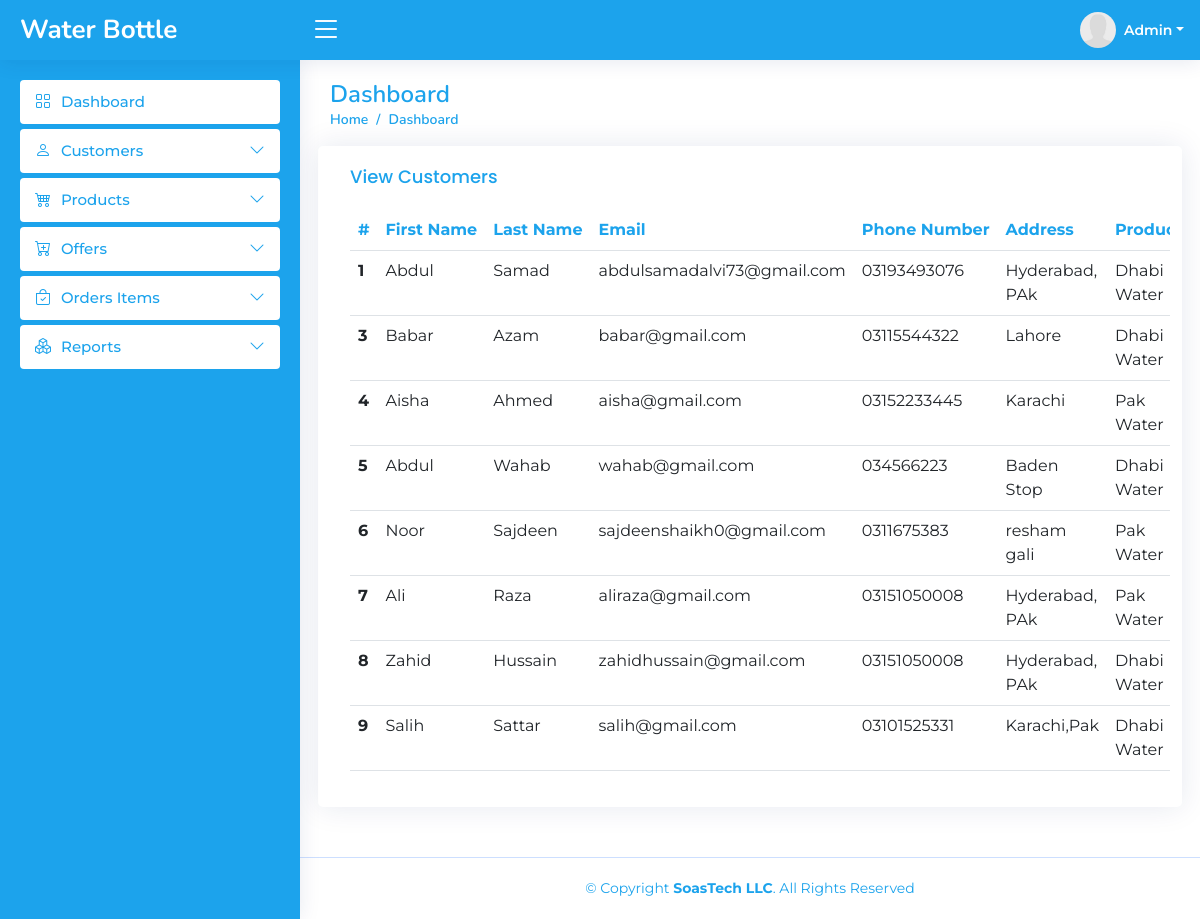
Page /Dashboard/viewuser.php (signed in) on the committed database.
### tables this page shows
CREATE TABLE `customers` (
  `customer_id` int(11) NOT NULL,
  `firstname` varchar(50) NOT NULL,
  `lastname` varchar(50) NOT NULL,
  `email` varchar(50) NOT NULL,
  `phone_number` text NOT NULL,
  `address` varchar(50) NOT NULL,
  `product_id` int(11) DEFAULT NULL
);

CREATE TABLE `products` (
  `id` int(11) NOT NULL,
  `product_name` varchar(50) NOT NULL,
  `description` varchar(100) NOT NULL,
  `price` int(11) NOT NULL,
  `stock_quantity` int(11) NOT NULL
);

### Dashboard/viewuser.php (the view, shortened to what this page needs)
<?php
include("../conn.php");
if(isset($_SESSION['admin']))
{
?>
<!DOCTYPE html>
<html lang="en">
<head>
  <link href="assets/vendor/bootstrap/css/bootstrap.min.css" rel="stylesheet">
  <link href="assets/vendor/bootstrap-icons/bootstrap-icons.css" rel="stylesheet">
  <link href="assets/vendor/boxicons/css/boxicons.min.css" rel="stylesheet">
  <link href="assets/vendor/quill/quill.snow.css" rel="stylesheet">
  <link href="assets/vendor/quill/quill.bubble.css" rel="stylesheet">
  <link href="assets/vendor/remixicon/remixicon.css" rel="stylesheet">
  <link href="assets/vendor/simple-datatables/style.css" rel="stylesheet">
  <link href="assets/css/style.css" rel="stylesheet">
</head>
<body>
 <?php
  include('./header.php');
  ?>
  <?php
  include('./sidebar.php');
  ?>
  <main id="main" class="main">
    <div class="pagetitle">
      <h1>Dashboard</h1>
      <nav>
        <ol class="breadcrumb">
          <li class="breadcrumb-item"><a href="index.php">Home</a></li>
          <li class="breadcrumb-item active">Dashboard</li>
        </ol>
      </nav>
    </div>
    <section class="section dashboard">
      <div class="row">
        <div class="col-lg-12">
          <div class="row">
<div class="card">
  <div class="card-body">
    <h5 class="card-title">View Customers</h5>
    <table class="table table-hover datatable">
      <thead class="samad-dashborad-header">
        <tr>
          <th scope="col">#</th>
          <th scope="col">First Name</th>
          <th scope="col">Last Name</th>
          <th scope="col">Email</th>
          <th scope="col">Phone Number</th>
          <th scope="col">Address</th>
          <th scope="col">Product</th>
        </tr>
      </thead>
      <tbody>
      <?php
        $query = "SELECT customers.*,products.product_name from customers
        JOIN products ON products.id = customers.product_id";
        $query_run = mysqli_query($conn,$query);
        while($row = mysqli_fetch_assoc($query_run)){
        ?>
        <tr>
          <th scope="row"><?php echo $row['customer_id'] ?></th>
          <td><?php echo $row['firstname'] ?></td>
          <td><?php echo $row['lastname'] ?></td>
          <td><?php echo $row['email'] ?></td>
          <td><?php echo $row['phone_number'] ?></td>
          <td><?php echo $row['address'] ?></td>
          <td><?php echo $row['product_name'] ?></td>
        </tr>
        <?php
        }
       ?>
      </tbody>
    </table>
  </div>
</div>
          </div>
        </div>
      </div>
    </section>
  </main>
  <?php
  include('./footer.php');
  ?>
</body>
</html>
<?php
    }else{
      header("location:../admin.php");
    }
?>

### Dashboard/assets/css/style.css (style rules this page uses)
:root { scroll-behavior: smooth; }
body { font-family: "Montserrat", sans-serif; }
a { color: #1CA3EC; text-decoration: none; }
h1, h2, h3, h4, h5, h6 { font-family: "Nunito", sans-serif; }
#main { margin-top: 60px; padding: 20px 30px; transition: all 0.3s; }
.pagetitle { margin-bottom: 10px; }
.pagetitle h1 { font-size: 24px; margin-bottom: 0; font-weight: 600; color: #1CA3EC; }
.card { margin-bottom: 30px; border: none; border-radius: 5px; box-shadow: 0px 0 30px rgba(1, 41, 112, 0.1); }
.card-title { padding: 20px 0 15px 0; font-size: 18px; font-weight: 500; color: #1CA3EC; font-family: "Poppins", sans-serif; }
.table .samad-dashborad-header th { color: #1CA3EC; text-wrap: nowrap; }
.card-body { padding: 0 20px 20px 20px; width: 100%; overflow-x: auto; }
.breadcrumb { font-size: 14px; font-family: "Nunito", sans-serif; color: #1CA3EC; font-weight: 600; }
.breadcrumb a { color: #1CA3EC; transition: 0.3s; }
.breadcrumb .breadcrumb-item::before { color: #1CA3EC; }
.breadcrumb .active { color: #1CA3EC; font-weight: 600; }
@media (min-width: 1200px) { #main, #footer { margin-left: 300px; } }

### rows in the picture
customers: customer_id "1", firstname "Abdul", lastname "Samad", email "abdulsamadalvi73@gmail.com", phone_number "03193493076", address "Hyderabad, PAk", product.product_name "Dhabi Water"
customers: customer_id "3", firstname "Babar", lastname "Azam", email "babar@gmail.com", phone_number "03115544322", address "Lahore", product.product_name "Dhabi Water"
customers: customer_id "4", firstname "Aisha", lastname "Ahmed", email "aisha@gmail.com", phone_number "03152233445", address "Karachi", product.product_name "Pak Water"
customers: customer_id "5", firstname "Abdul", lastname "Wahab", email "wahab@gmail.com", phone_number "034566223", address "Baden Stop", product.product_name "Dhabi Water"
customers: customer_id "6", firstname "Noor", lastname "Sajdeen", email "sajdeenshaikh0@gmail.com", phone_number "0311675383", address "resham gali", product.product_name "Pak Water"
customers: customer_id "7", firstname "Ali", lastname "Raza", email "aliraza@gmail.com", phone_number "03151050008", address "Hyderabad, PAk", product.product_name "Pak Water"
customers: customer_id "8", firstname "Zahid", lastname "Hussain", email "zahidhussain@gmail.com", phone_number "03151050008", address "Hyderabad, PAk", product.product_name "Dhabi Water"
customers: customer_id "9", firstname "Salih", lastname "Sattar", email "salih@gmail.com", phone_number "03101525331", address "Karachi,Pak", product.product_name "Dhabi Water"
